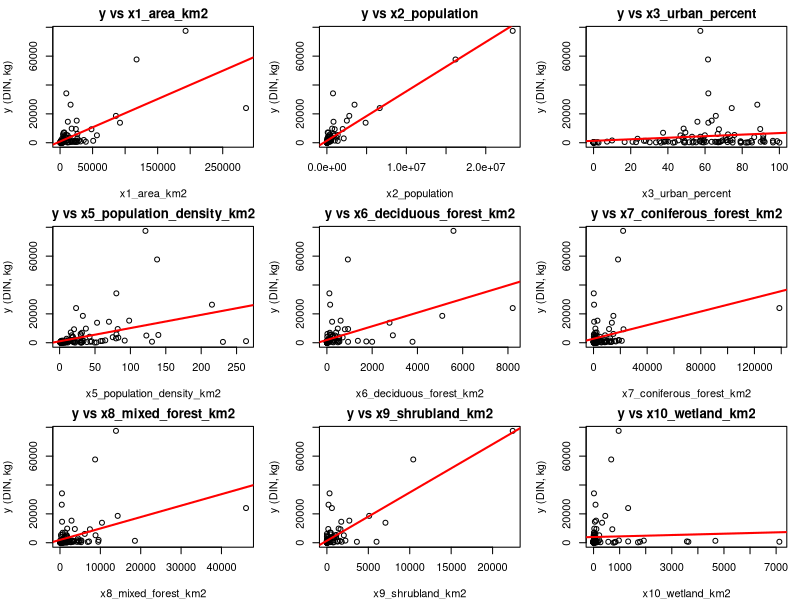
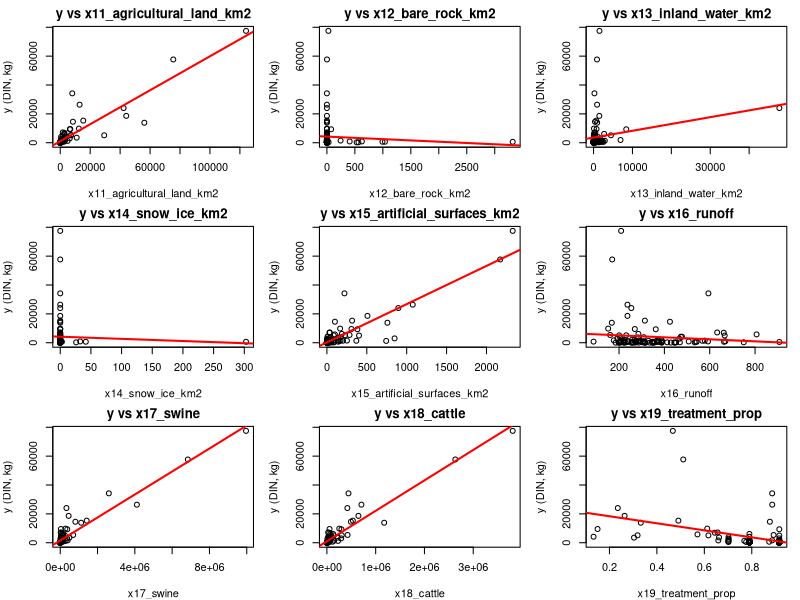
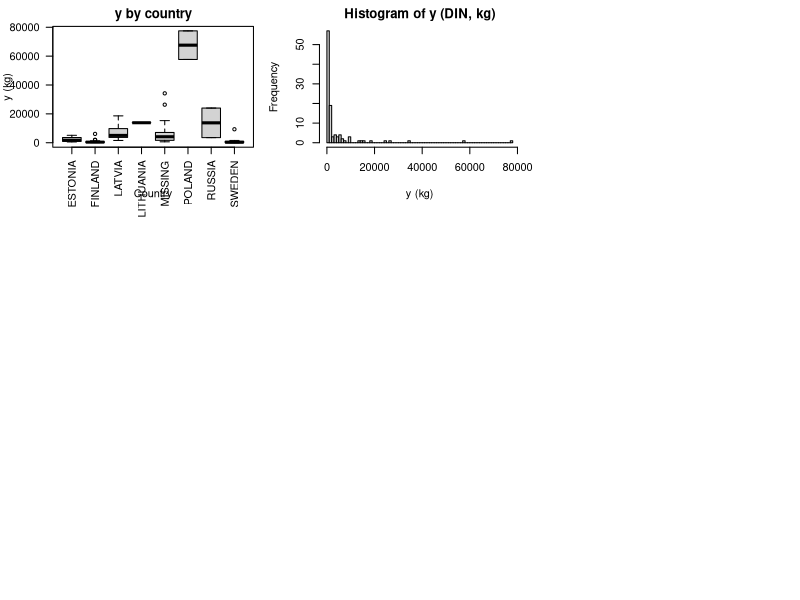
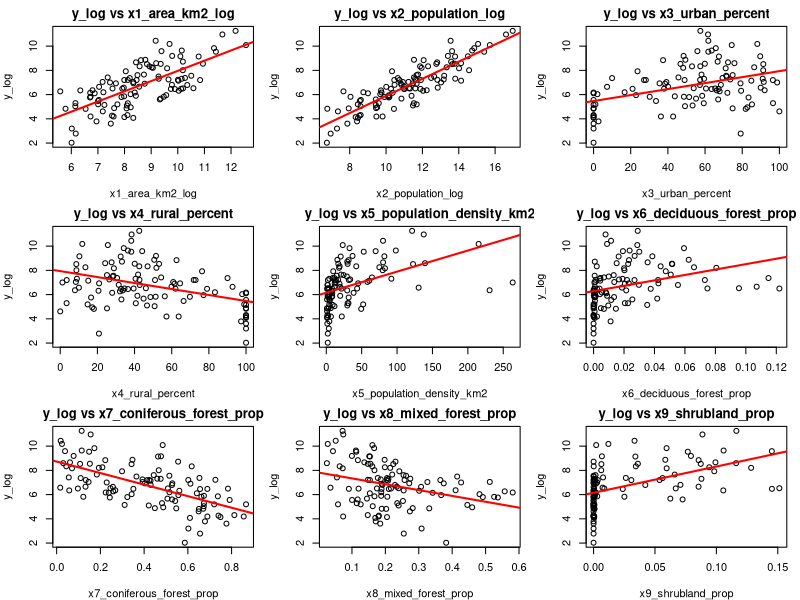
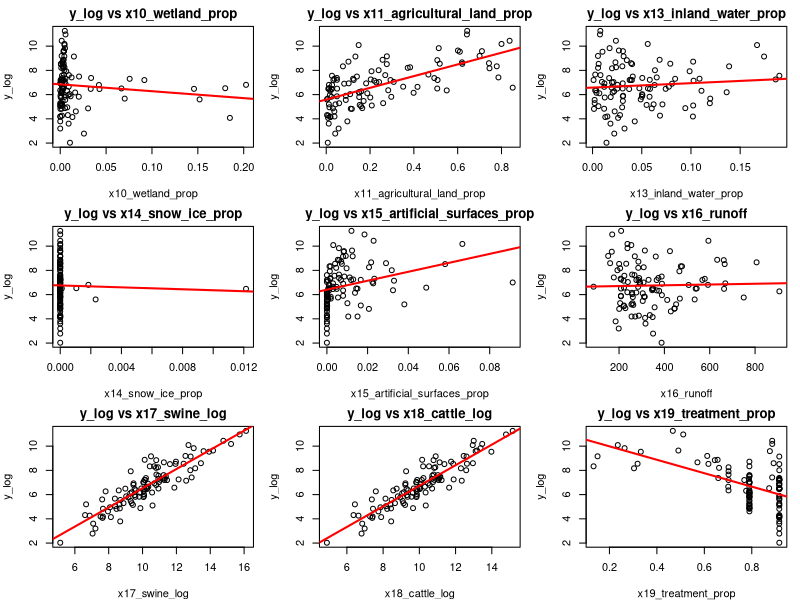
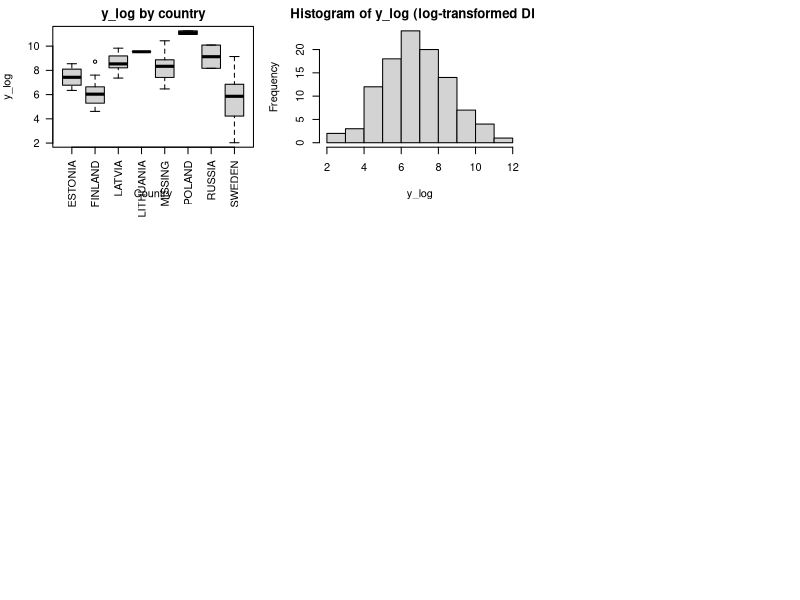
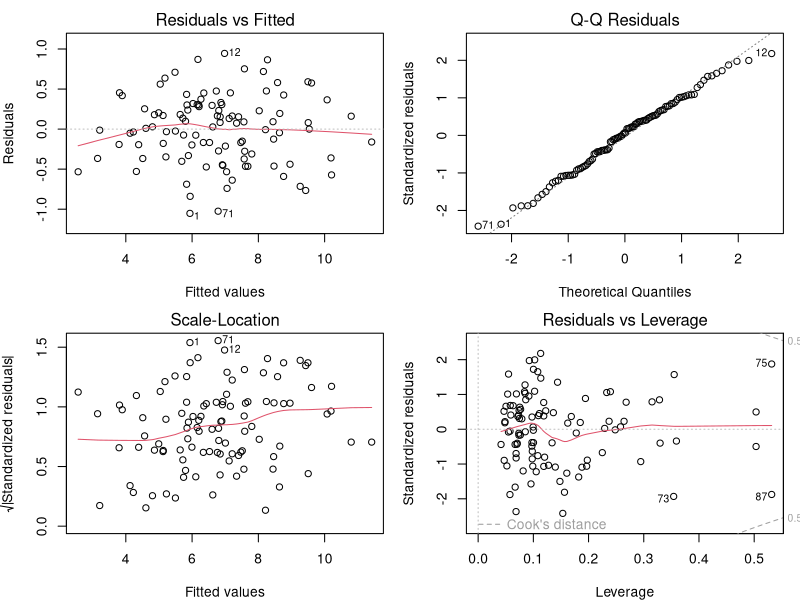
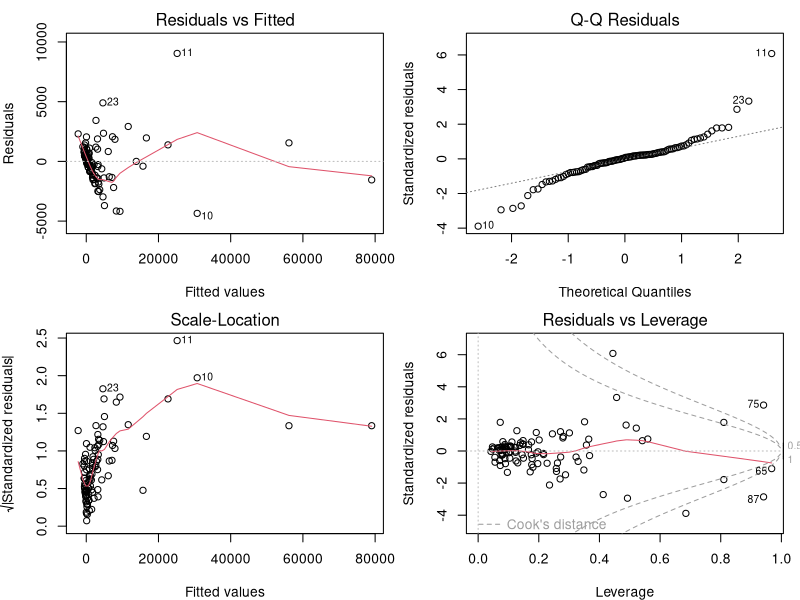

These figures' R source, in order:
## ---- chunk 1
options(stringsAsFactors = FALSE)
set.seed(5021)
knitr::opts_chunk$set(echo = FALSE, message = FALSE, warning = FALSE)
## ---- chunk 2
# Läs in data
dat_raw <- read.csv("baltic_DIN.csv", sep = ",", header = TRUE, check.names = FALSE)

# Arbetskopia
df <- dat_raw

# Enheter och nya namn
df$x1_area_km2 <- df$x1 * 0.01
df$x2_population <- df$x2
df$x3_urban_percent <- df$x3
df$x4_rural_percent <- df$x4
df$x5_population_density_km2 <- df$x5
df$x6_deciduous_forest_km2      <- df$x6  * 0.01
df$x7_coniferous_forest_km2     <- df$x7  * 0.01
df$x8_mixed_forest_km2          <- df$x8  * 0.01
df$x9_shrubland_km2             <- df$x9  * 0.01
df$x10_wetland_km2              <- df$x10 * 0.01
df$x11_agricultural_land_km2    <- df$x11 * 0.01
df$x12_bare_rock_km2            <- df$x12 * 0.01
df$x13_inland_water_km2         <- df$x13 * 0.01
df$x14_snow_ice_km2             <- df$x14 * 0.01
df$x15_artificial_surfaces_km2  <- df$x15 * 0.01
df$x16_runoff <- df$x16
df$x17_swine  <- df$x17
df$x18_cattle <- df$x18
df$x19_treatment_prop <- df$x19/100
df$x20_country <- df$x20
df$x20_country[is.na(df$x20_country) | df$x20_country == "" ] <- "MISSING"
df$x20_country <- factor(df$x20_country)
df$sweden_group <- factor(ifelse(df$x20_country == "SWEDEN", "Sweden", "Non-Sweden"),
                          levels = c("Non-Sweden","Sweden"))

# Hjälpfunktion för loggar
log1p_safe <- function(z) log1p(pmax(z, 0))

# Respons och loggar
df$y_log <- log1p_safe(df$y)
df$x1_area_km2_log    <- log1p_safe(df$x1_area_km2)
df$x2_population_log  <- log1p_safe(df$x2_population)
df$x17_swine_log      <- log1p_safe(df$x17_swine)
df$x18_cattle_log     <- log1p_safe(df$x18_cattle)

# Andelar av total area
area_total <- df$x1_area_km2
df$x6_deciduous_forest_prop     <- df$x6_deciduous_forest_km2     / area_total
df$x7_coniferous_forest_prop    <- df$x7_coniferous_forest_km2    / area_total
df$x8_mixed_forest_prop         <- df$x8_mixed_forest_km2         / area_total
df$x9_shrubland_prop            <- df$x9_shrubland_km2            / area_total
df$x10_wetland_prop             <- df$x10_wetland_km2             / area_total
df$x11_agricultural_land_prop   <- df$x11_agricultural_land_km2   / area_total
df$x12_bare_rock_prop           <- df$x12_bare_rock_km2           / area_total
df$x13_inland_water_prop        <- df$x13_inland_water_km2        / area_total
df$x14_snow_ice_prop            <- df$x14_snow_ice_km2            / area_total
df$x15_artificial_surfaces_prop <- df$x15_artificial_surfaces_km2 / area_total

# Loggar för areor (x6–x15)
df$x6_deciduous_forest_km2_log      <- log1p_safe(df$x6_deciduous_forest_km2)
df$x7_coniferous_forest_km2_log     <- log1p_safe(df$x7_coniferous_forest_km2)
df$x8_mixed_forest_km2_log          <- log1p_safe(df$x8_mixed_forest_km2)
df$x9_shrubland_km2_log             <- log1p_safe(df$x9_shrubland_km2)
df$x10_wetland_km2_log              <- log1p_safe(df$x10_wetland_km2)
df$x11_agricultural_land_km2_log    <- log1p_safe(df$x11_agricultural_land_km2)
df$x12_bare_rock_km2_log            <- log1p_safe(df$x12_bare_rock_km2)
df$x13_inland_water_km2_log         <- log1p_safe(df$x13_inland_water_km2)
df$x14_snow_ice_km2_log             <- log1p_safe(df$x14_snow_ice_km2)
df$x15_artificial_surfaces_km2_log  <- log1p_safe(df$x15_artificial_surfaces_km2)

# Lagrar sammanräkningar för inline-text
country_tbl  <- table(df$x20_country)
## ---- chunk 3
paste(sprintf("%s (%d)", names(table(df$x20_country)), as.integer(table(df$x20_country))), collapse = ", ")
## ---- chunk 4
numeric_x <- c("x1_area_km2","x2_population","x3_urban_percent","x5_population_density_km2",
               "x6_deciduous_forest_km2","x7_coniferous_forest_km2","x8_mixed_forest_km2",
               "x9_shrubland_km2","x10_wetland_km2","x11_agricultural_land_km2",
               "x12_bare_rock_km2","x13_inland_water_km2","x14_snow_ice_km2",
               "x15_artificial_surfaces_km2","x16_runoff","x17_swine","x18_cattle",
               "x19_treatment_prop")
par(mfrow=c(3,3), mar=c(4,4,2,1))
for (v in numeric_x) {
  plot(df[[v]], df$y, xlab=v, ylab="y (DIN, kg)", main=paste("y vs", v))
  abline(lm(df$y ~ df[[v]]), col="red", lwd=2)
}
## ---- chunk 5
boxplot(y ~ x20_country, data=df, main="y by country", xlab="Country", ylab="y (kg)", las=2)
## ---- chunk 6
hist(df$y, breaks="FD", main="Histogram of y (DIN, kg)", xlab="y (kg)")
## ---- chunk 7
vars_trans <- c("x1_area_km2_log","x2_population_log","x3_urban_percent","x4_rural_percent","x5_population_density_km2",
                "x6_deciduous_forest_prop","x7_coniferous_forest_prop","x8_mixed_forest_prop",
                "x9_shrubland_prop","x10_wetland_prop","x11_agricultural_land_prop",
                "x13_inland_water_prop","x14_snow_ice_prop","x15_artificial_surfaces_prop",
                "x16_runoff","x17_swine_log","x18_cattle_log","x19_treatment_prop")
par(mfrow=c(3,3), mar=c(4,4,2,1))
for (v in vars_trans) {  
  plot(df[[v]], df$y_log, xlab=v, ylab="y_log", main=paste("y_log vs", v))
  abline(lm(df$y_log ~ df[[v]]), col="red", lwd=2)
}
## ---- chunk 8
boxplot(y_log ~ x20_country, data=df, main="y_log by country", xlab="Country", ylab="y_log", las=2)
## ---- chunk 9
hist(df$y_log, breaks="FD", main="Histogram of y_log (log-transformed DIN)", xlab="y_log")
## ---- chunk 10
form_full_log <- y_log ~ x1_area_km2_log + x2_population_log + x3_urban_percent +
  x6_deciduous_forest_prop + x7_coniferous_forest_prop + x8_mixed_forest_prop +
  x9_shrubland_prop + x10_wetland_prop + x11_agricultural_land_prop +
  x13_inland_water_prop + x14_snow_ice_prop + x15_artificial_surfaces_prop +
  x16_runoff + x17_swine_log + x18_cattle_log + x19_treatment_prop + x20_country
fit_full_log <- lm(form_full_log, data=df)
summary(fit_full_log)
## ---- chunk 11
fit_step_log <- MASS::stepAIC(fit_full_log, direction="both", trace=FALSE)
summary(fit_step_log)
## ---- chunk 12
vif_numeric <- function(model, data){
  tt <- terms(model)
  labs <- attr(tt, "term.labels")
  num_vars <- labs[sapply(labs, function(v) is.numeric(data[[v]]))]
  out <- setNames(numeric(length(num_vars)), num_vars)
  for (v in num_vars) {
    others <- setdiff(num_vars, v)
    if (length(others) == 0) { out[v] <- NA_real_; next }
    r2 <- summary(lm(as.formula(paste(v, "~", paste(others, collapse="+"))), data=data))$r.squared
    out[v] <- 1/(1 - r2)
  }
  out
}
vif_full_log <- vif_numeric(fit_full_log, df)
vif_step_log <- vif_numeric(fit_step_log, df)
vif_full_log
## ---- chunk 13
vif_step_log
## ---- chunk 14
par(mfrow=c(2,2)); plot(fit_step_log) 
## ---- chunk 15
form_full_raw <- y ~ x1_area_km2 + x2_population + x3_urban_percent +
  x6_deciduous_forest_prop + x7_coniferous_forest_prop + x8_mixed_forest_prop +
  x9_shrubland_prop + x10_wetland_prop + x11_agricultural_land_prop +
  x13_inland_water_prop + x14_snow_ice_prop + x15_artificial_surfaces_prop +
  x16_runoff + x17_swine + x18_cattle + x19_treatment_prop + x20_country
fit_full_raw <- lm(form_full_raw, data=df)
summary(fit_full_raw)
## ---- chunk 16
par(mfrow=c(2,2)); plot(fit_full_raw)
## ---- chunk 17
form_no_country <- y_log ~ x1_area_km2_log + x2_population_log + x3_urban_percent +
  x6_deciduous_forest_prop + x7_coniferous_forest_prop + x8_mixed_forest_prop +
  x9_shrubland_prop + x10_wetland_prop + x11_agricultural_land_prop +
  x13_inland_water_prop + x14_snow_ice_prop + x15_artificial_surfaces_prop +
  x16_runoff + x17_swine_log + x18_cattle_log + x19_treatment_prop
fit_no_country <- lm(form_no_country, data=df)
fit_step_no_country <- MASS::stepAIC(fit_no_country, direction="both", trace=FALSE)
formula(fit_step_no_country)

form_step_sweden <- update(formula(fit_step_no_country), . ~ . + sweden_group)
fit_step_sweden <- lm(form_step_sweden, data=df)

selected_vars <- all.vars(formula(fit_step_no_country))[-1]
form_step_interact <- as.formula(paste("y_log ~ (", paste(selected_vars, collapse=" + "), ") * sweden_group"))
fit_step_interact <- lm(form_step_interact, data=df)

anova(fit_step_sweden, fit_step_interact)   # interaktioner
## ---- chunk 18
anova(fit_step_no_country, fit_step_sweden) # huvudeffekt
## ---- chunk 19
par(mfrow=c(2,2)); plot(fit_step_sweden)
## ---- chunk 20
smearing_factor <- function(fit) mean(exp(residuals(fit)))

loocv_rmse <- function(formula, data, response_is_log = FALSE, use_smearing = FALSE) {
  n <- nrow(data); se <- numeric(n); skipped <- 0
  for (i in seq_len(n)) {
    train <- data[-i, , drop=FALSE]; test <- data[i, , drop=FALSE]
    tryCatch({
      fit_i <- lm(formula, data=train)
      if (response_is_log) {
        pred_log <- as.numeric(predict(fit_i, newdata=test))
        if (use_smearing) {
          sm <- smearing_factor(fit_i); pred <- exp(pred_log) * sm - 1
        } else pred <- exp(pred_log) - 1
      } else pred <- as.numeric(predict(fit_i, newdata=test))
      se[i] <- (test$y - pred)^2
    }, error=function(e){ se[i] <<- NA; skipped <<- skipped + 1 })
  }
  sqrt(mean(se, na.rm=TRUE))
}
## ---- chunk 21
# A: log y + log-arealer
form_A <- y_log ~ x1_area_km2_log + x2_population_log + x3_urban_percent +
  x6_deciduous_forest_km2_log + x7_coniferous_forest_km2_log + x8_mixed_forest_km2_log +
  x9_shrubland_km2_log + x10_wetland_km2_log + x11_agricultural_land_km2_log +
  x13_inland_water_km2_log + x14_snow_ice_km2_log + x15_artificial_surfaces_km2_log +
  x16_runoff + x17_swine_log + x18_cattle_log + x19_treatment_prop + x20_country
fit_A <- lm(form_A, data=df)
rmse_A <- loocv_rmse(form_A, df, response_is_log=TRUE, use_smearing=TRUE)
adjr2_A <- summary(fit_A)$adj.r.squared

# B: log y + andelar
form_B <- y_log ~ x1_area_km2_log + x2_population_log + x3_urban_percent +
  x6_deciduous_forest_prop + x7_coniferous_forest_prop + x8_mixed_forest_prop +
  x9_shrubland_prop + x10_wetland_prop + x11_agricultural_land_prop +
  x13_inland_water_prop + x14_snow_ice_prop + x15_artificial_surfaces_prop +
  x16_runoff + x17_swine_log + x18_cattle_log + x19_treatment_prop + x20_country
fit_B <- lm(form_B, data=df)
rmse_B <- loocv_rmse(form_B, df, response_is_log=TRUE, use_smearing=TRUE)
adjr2_B <- summary(fit_B)$adj.r.squared

# C: rå y + råa areor
form_C <- y ~ x1_area_km2 + x2_population + x3_urban_percent +
  x6_deciduous_forest_km2 + x7_coniferous_forest_km2 + x8_mixed_forest_km2 +
  x9_shrubland_km2 + x10_wetland_km2 + x11_agricultural_land_km2 +
  x13_inland_water_km2 + x14_snow_ice_km2 + x15_artificial_surfaces_km2 +
  x16_runoff + x17_swine + x18_cattle + x19_treatment_prop + x20_country
fit_C <- lm(form_C, data=df)
rmse_C <- loocv_rmse(form_C, df, response_is_log=FALSE, use_smearing=FALSE)
adjr2_C <- summary(fit_C)$adj.r.squared

data.frame(
  Model = c("LOG-RESP + LOG-AREAS (A)", "LOG-RESP + PROP-AREAS (B)", "RAW-RESP + RAW-ALL (C)"),
  LOOCV_RMSE = c(rmse_A, rmse_B, rmse_C),
  Relativt_prediktionsfel = c(rmse_A/sd(df$y), rmse_B/sd(df$y), rmse_C/sd(df$y)),
  Adj_R2 = c(adjr2_A, adjr2_B, adjr2_C)
)
## ---- chunk 22
fit_A_step <- MASS::stepAIC(fit_A, direction="both", trace=FALSE)
fit_B_step <- MASS::stepAIC(fit_B, direction="both", trace=FALSE)
fit_C_step <- MASS::stepAIC(fit_C, direction="both", trace=FALSE)

summary(fit_A_step)
summary(fit_C_step)
## ---- chunk 23
form_A_step <- formula(fit_A_step)
form_B_step <- formula(fit_B_step)
form_C_step <- formula(fit_C_step)

fit_A_step2 <- lm(form_A_step, data=df)
fit_B_step2 <- lm(form_B_step, data=df)
fit_C_step2 <- lm(form_C_step, data=df)

rmse_A_step <- loocv_rmse(form_A_step, df, response_is_log=TRUE,  use_smearing=TRUE)
rmse_B_step <- loocv_rmse(form_B_step, df, response_is_log=TRUE,  use_smearing=TRUE)
rmse_C_step <- loocv_rmse(form_C_step, df, response_is_log=FALSE, use_smearing=FALSE)

adjr2_A_step <- summary(fit_A_step2)$adj.r.squared
adjr2_B_step <- summary(fit_B_step2)$adj.r.squared
adjr2_C_step <- summary(fit_C_step2)$adj.r.squared

data.frame(
  Model = c("A_step (LOG-RESP + LOG-AREAS, stepAIC)",
            "B_step (LOG-RESP + PROP-AREAS, stepAIC)",
            "C_step (RAW-RESP + RAW, stepAIC)"),
  LOOCV_RMSE = c(rmse_A_step, rmse_B_step, rmse_C_step),
  Relativt_prediktionsfel = c(rmse_A_step/sd(df$y), rmse_B_step/sd(df$y), rmse_C_step/sd(df$y)),
  Adj_R2 = c(adjr2_A_step, adjr2_B_step, adjr2_C_step)
)

## ---- chunk 24
summary(fit_A_step)
## ---- chunk 25
par(mfrow=c(2,2)); plot(fit_A_step2)
